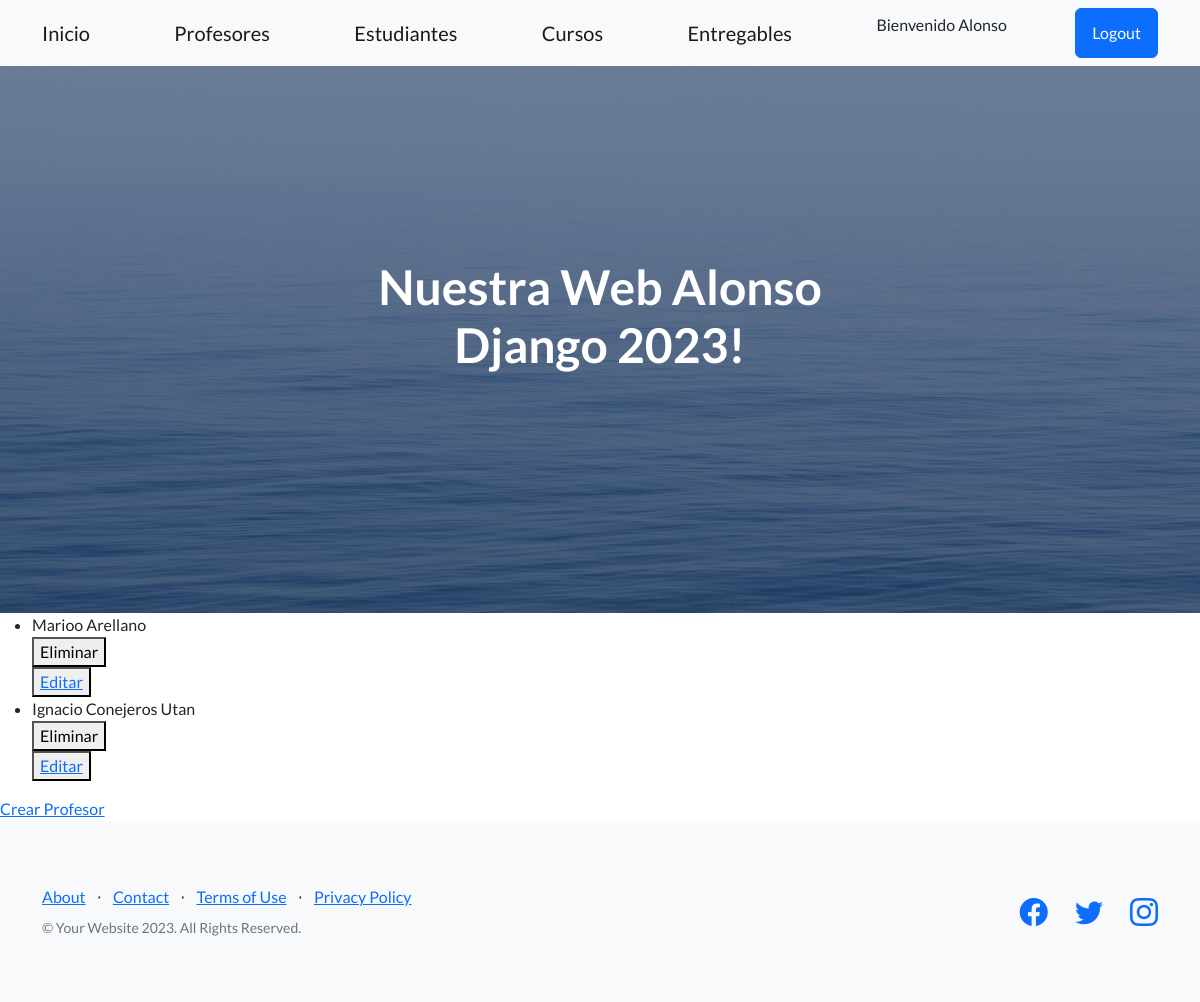
The app's page /app-alonso/lista-profesores/ (signed in) with its own data.
### AppAlonso/models.py (models this page shows)
class Profesor(models.Model):
    nombre = models.CharField(max_length=30)
    apellido = models.CharField(max_length=30)
    email = models.EmailField(null=True)
    profesion = models.CharField(max_length=30)
    def __str__(self):
        return f'{self.nombre} {self.apellido}'

### AppAlonso/views.py (the view)
# urls.py: path('lista-profesores/', listaProfesores, name="ListaProfesores"),
def listaProfesores(req):
    profesores = Profesor.objects.all()
    return render(req, "leerProfesores.html", {"profesores": profesores})

### AppAlonso/templates/leerProfesores.html
{% extends 'padre.html' %}
{% block contenidoQueCambia %}
    <ul>
         {% for profesor in profesores %}
        <li>{{profesor}}</li>
        <div>
            <form action="{% url 'EliminaProfesores' profesor.id%}" method="post">{% csrf_token %}
                <button type="submit">Eliminar</button>
            </form>
            <button>
                <a href="{% url 'EditarProfesor' profesor.id%}">Editar</a>
            </button>
        </div>
    {% endfor %}
    </ul>
    <a href="{% url 'CreaProfesores' %}">Crear Profesor</a>
{% endblock contenidoQueCambia %}

### AppAlonso/templates/navbar.html
        <nav class="navbar navbar-light bg-light static-top">
            <div class="container">
                <a class="navbar-brand" href="{% url 'Inicio' %}">Inicio</a>
                <a class="navbar-brand" href="{% url 'ListaProfesores' %}">Profesores</a>
                <a class="navbar-brand" href="{% url 'Estudiantes' %}">Estudiantes</a>
                <a class="navbar-brand" href="{% url 'ListaCursos' %}">Cursos</a>
                <a class="navbar-brand" href="{% url 'Entregables' %}">Entregables</a>
                {% if user.is_authenticated %}
                    <p>Bienvenido {{user.username}}</p>
                    <a class="btn btn-primary" href="{% url 'Logout' %}">Logout</a>
                {% else %}
                    <a class="btn btn-primary" href="{% url 'Login' %}">Login</a>
                {% endif %}
            </div>
        </nav>

### records on screen
Profesor: nombre+apellido "Marioo Arellano"
Profesor: nombre+apellido "Ignacio Conejeros Utan"

### other values on screen
{{ user.username }} "Alonso"
